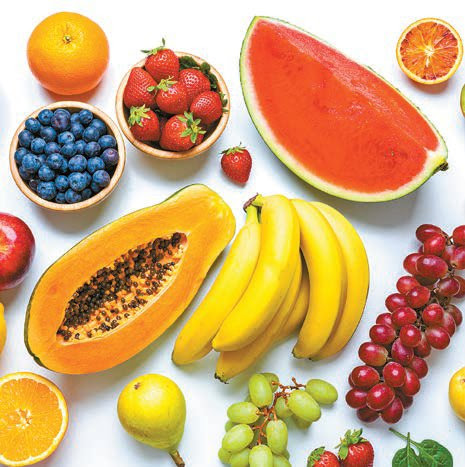
#> input picture class01/homework/jang_hyewon/hw7_pythonHW_and_math/unnamed.jpg, 465 x 467 px
$ python practice5.py
#> lines starting #> are read from the running program, lines starting #| are printed output that depends on the picture
#> further down, img is the input picture: shape (467, 465, 3); mean B, G, R 118.4, 167.2, 207.4
#| (467, 465, 3)
import cv2
import numpy as  np

def filter2D(img, outSize, kernel):

#> called with outSize = -1, kernel = array of shape (3, 3)
    if (kernel.shape[0] != 3):
        print("Please check the kernel size. \nIt would be 3x3")


    if (outSize != -1):
        outImage = np.zeros((img.shape[0]-2, img.shape[1]-2, 3))
        tmp = np.zeros((3, 3))

        for rgb in range(3):
            for h in range(img.shape[0]-2):
                for w in range(img.shape[1]-2):
                    tmp = img[h:h+3, w:w+3, rgb] * kernel
                    outImage[h, w, rgb] = np.sum(tmp) / 255
        return outImage

    else:
        outImage = np.zeros((img.shape[0]+2, img.shape[1]+2, 3))
        tmp = np.zeros((3, 3))

        for rgb in range(3):
            for h in range(img.shape[0]):
                for w in range(img.shape[1]):
                    outImage[h+1, w+1, rgb] = img[h, w, rgb]
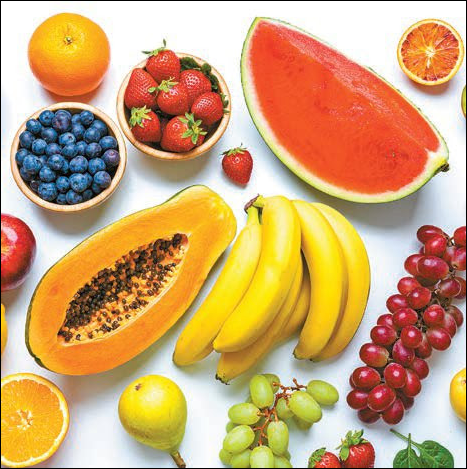
#> outImage: shape (469, 467, 3) float64; mean R, G, B 205.7, 165.8, 117.4

        for rgb in range(3):
            for h in range(outImage.shape[0]-4):
                for w in range(outImage.shape[1]-4):
                    tmp = img[h:h+3, w:w+3, rgb] * kernel
                    outImage[h+1, w+1, rgb] = np.sum(tmp) / 255
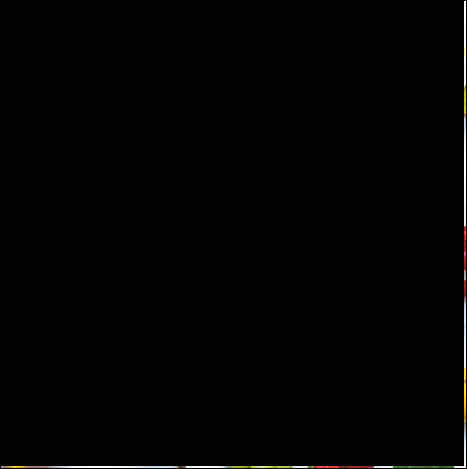
#> outImage: shape (469, 467, 3) float64; mean R, G, B 1.7, 1.6, 1.4; drawn with min black and max white
        return outImage[1:-1, 1:-1, :]


img = cv2.imread('unnamed.jpg')
img = cv2.cvtColor(img, cv2.COLOR_BGR2RGB)
print(img.shape)

kernel = np.array([[-1, -1, -1], [0, 0, 0],  [1, 1, 1]])
print(kernel)

output = filter2D(img, -1, kernel)
cv2.imshow('edge', output)
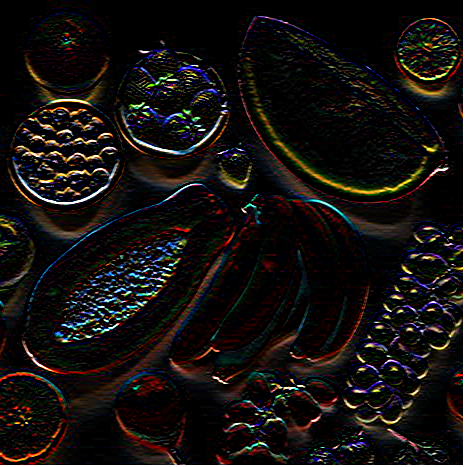
#> window 'edge': shape (467, 465, 3); mean B, G, R 16.6, 18, 21.7
cv2.waitKey(0)
